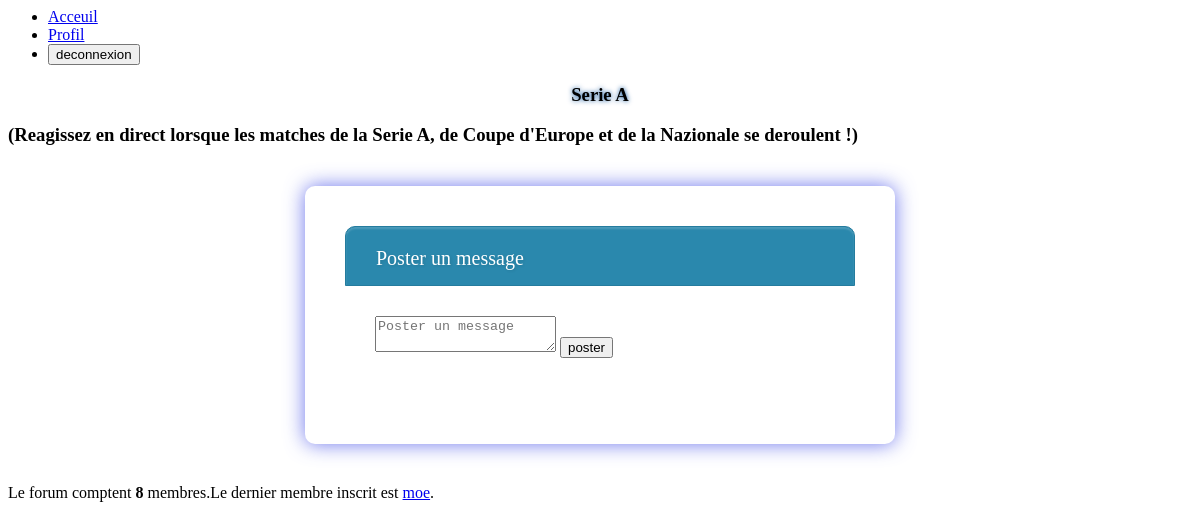
/sujet.php?id_sujets=47 (signed in), run on the app's committed database.
### tables this page shows
CREATE TABLE IF NOT EXISTS `sujets` (
  `id_sujets` int(6) NOT NULL AUTO_INCREMENT,
  `auteur` varchar(30) NOT NULL,
  `titre` text NOT NULL,
  `description` text DEFAULT NULL,
  `date` date NOT NULL DEFAULT '0000-00-00',
  `id_topics` int(6) NOT NULL,
  PRIMARY KEY (`id_sujets`)
);

CREATE TABLE IF NOT EXISTS `utilisateurs` (
  `id` int(11) NOT NULL AUTO_INCREMENT,
  `login` varchar(255) NOT NULL,
  `password` varchar(255) NOT NULL,
  `nom` varchar(255) NOT NULL,
  `prenom` varchar(255) NOT NULL,
  `sexe` varchar(255) NOT NULL,
  `email` varchar(255) NOT NULL,
  `localisation` varchar(255) NOT NULL,
  `description` varchar(255) NOT NULL,
  `date` date NOT NULL DEFAULT current_timestamp(),
  `grade` int(11) NOT NULL DEFAULT 3,
  PRIMARY KEY (`id`)
);

### sujet.php (the view, shortened to what this page needs)
<html>
	<head>
		<link rel="stylesheet" href="index.css"/>
	</head>
		<body>
			<header class="topnav">
				<nav>
					<ul>
						<?php include('header.php') ?>
					</ul>
				</nav>
			</header>
						<main>
						<?php
				$connexion = mysqli_connect("localhost", "root", "", "forum");
				$sql1 = 'SELECT titre,  description FROM sujets WHERE id_sujets="'.$_GET['id_sujets'].'" ';
				$req1 = mysqli_query($connexion,$sql1);
				$dataa = mysqli_fetch_array($req1);
				if(empty($_GET['id_sujets']))
				{
					echo'<section><p><a href="index.php"> Veuillez choisir un sujet.</a> </p></section>';
				}
				else
				{
					?>
					<section>
						<article>
							<h1><?php echo $dataa['titre']; ?></h1>
							<h3>(<?php echo $dataa['description']; ?>)</h3>
						</article>
								        <?php
				}
				?>
				</section>
				<section>
					<div class="titre">
						<form  method="post">
							<legend class='rep'>Poster un message</legend>
					<textarea name="message"  maxlength="300" placeholder="Poster un message"></textarea>
					<input type="submit" name="submit" value="poster">
				</form></div>
  	</section>
</main>
<footer>
<?php include('footer.php') ?>
	</footer>
			</body>
</html>

### footer.php
<?php
$connexion = mysqli_connect("localhost", "root", "", "forum");
$totalmenbre ='SELECT COUNT(*) FROM utilisateurs';
$req='SELECT login,id FROM utilisateurs ORDER BY id DESC';
$query2 = mysqli_query($connexion,$req);
$dataa =mysqli_fetch_array($query2);
$derniermembre = stripslashes(htmlspecialchars($dataa[0]));
$query = mysqli_query($connexion,$totalmenbre);
$data = mysqli_fetch_array($query);
    echo'<p>Le forum comptent <strong>'.$data[0].'</strong> membres.';
    echo'Le dernier membre inscrit est <a href="profil.php?id='.$dataa[1].'&amp;action=consulter">'.$derniermembre.'</a>.</p>';
?>

### index.css (style rules this page uses)
.titre { width:450px; padding:70px; font-size: 1,5em; margin:40px auto; background: #FFF; border-radius: 10px; box-shadow: 0px 0px 20px rgba(59, 71, 230, 0.747); }
.rep { background: #2A88AD; padding: 20px 30px 15px 30px; margin: -30px -30px 30px -30px; border-radius: 10px 10px 0 0; color: #fff; text-shadow: 1px 1px 3px rgba(0, 0, 0, 0.12); font: normal 20px 'Bitter', serif; box-shadow: inset 0px 2px 2px 0px rgba(255, 255, 255, 0.17); border: 1px solid #257C9E; }
h1 { text-align: center; animation: titre .75s ease-out infinite; text-shadow: 0px 0px 5px #004D98; }

### data on the page
sujets: titre "Serie A", description "Reagissez en direct lorsque les matches de la Serie A, de Coupe d'Europe et de la Nazionale se deroulent !"
utilisateurs: login "moe"

### other printed values
$data[0] "8"
